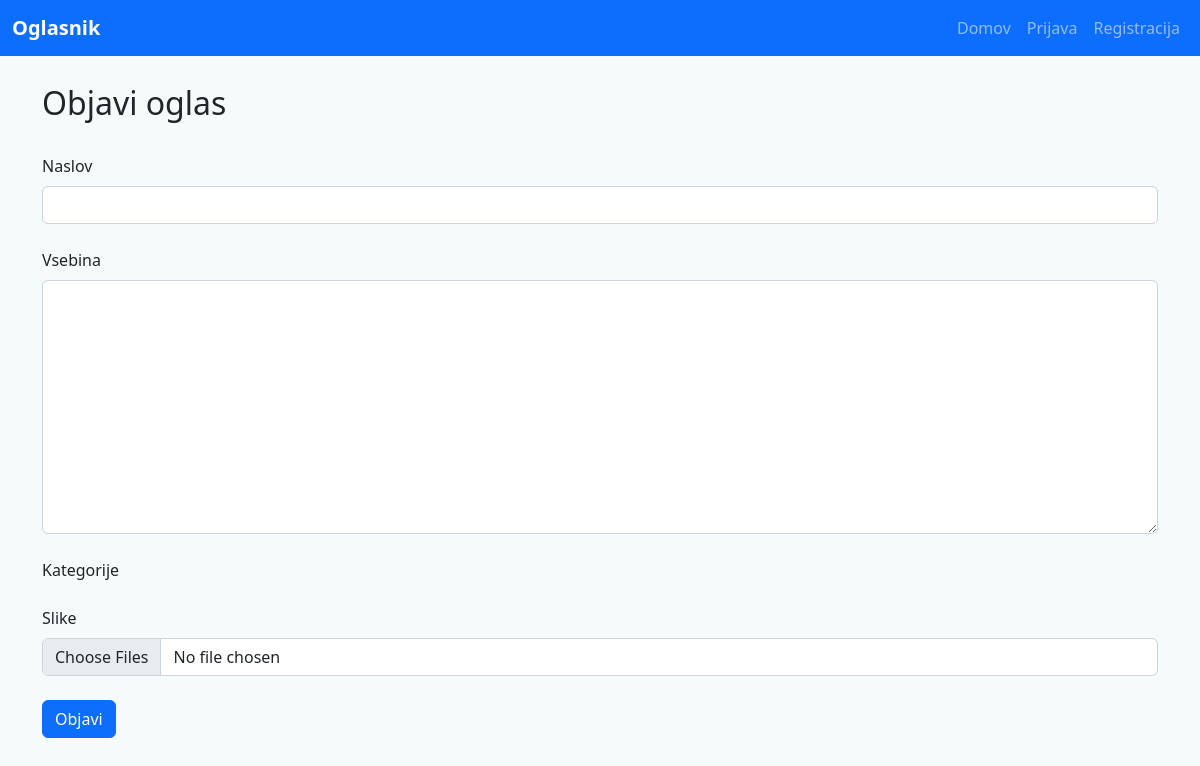
The page /php/publish.php on the database as committed earlier.
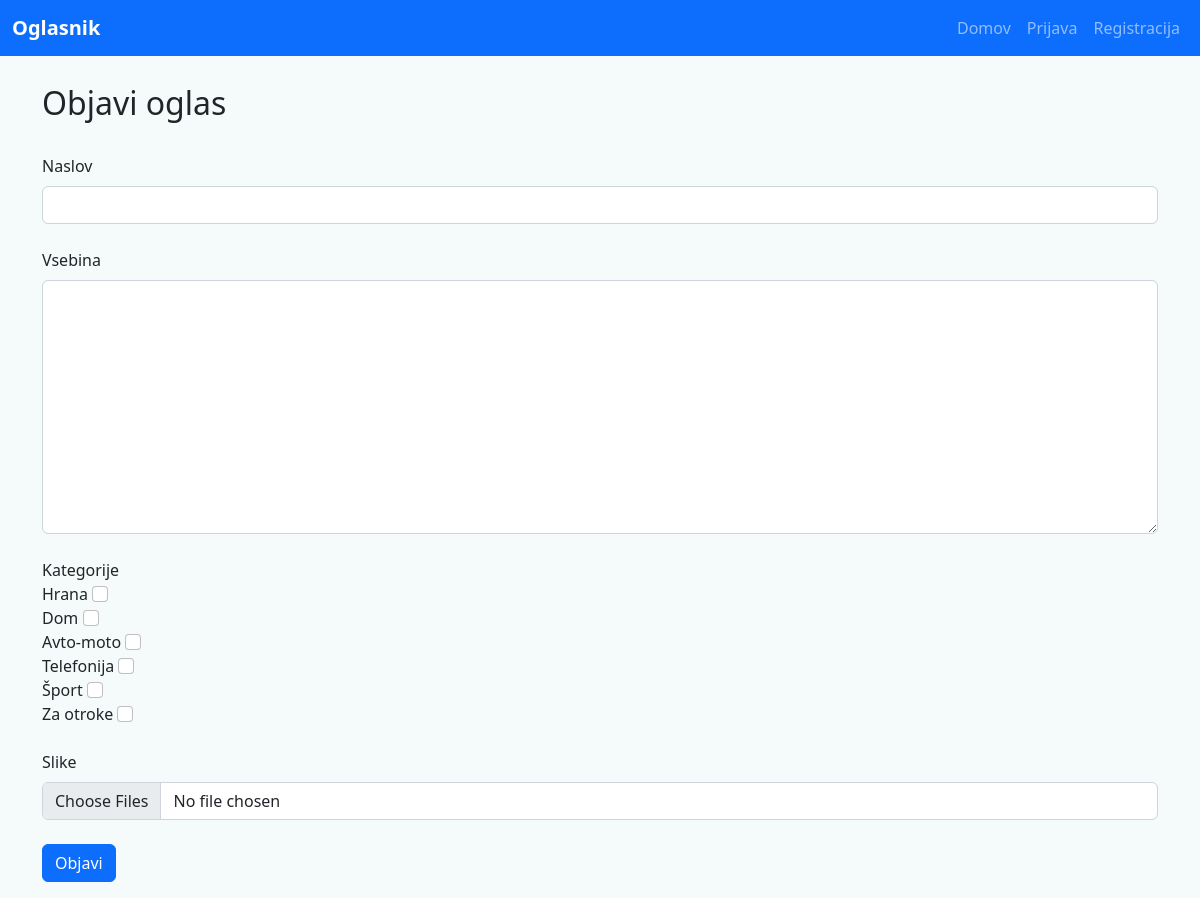
The same page on the database as committed later.
### tables this page shows
CREATE TABLE IF NOT EXISTS `categories` (
    `id` INT(11) NOT NULL AUTO_INCREMENT,
    `title` TEXT NOT NULL,
    PRIMARY KEY (`id`)
);

### php/get_categories.php (called while the page is built)
<?php
function get_categories() {
    global $conn;
    $query = "SELECT * FROM categories;";
    $res = $conn->query($query);
    $categories = array();
    while ($cat = $res->fetch_object()) {
        $categories[] = $cat;
    }
    return $categories;
}
?>

### php/publish.php (the view, shortened to what this page needs)
<?php
include_once('header.php');
include_once('get_categories.php');
$categories = get_categories();
?>
    <div class="container my-1">
        <br/> <h2>Objavi oglas</h2> <br/>
        <form action="publish.php" method="POST" enctype="multipart/form-data">
            <div class="form-group"><label class="form-label" for="title">Naslov</label><input type="text" class="form-control" id="title" name="title" required /></div> <br/>
            <div class="form-group"><label class="form-label" for="description">Vsebina</label><textarea id="description" class="form-control" name="description" rows="10" cols="50" required></textarea></div> <br/>
            <div class="form-group">
                <label class="form-check-label">Kategorije</label> <br/>
                <?php foreach ($categories as $cat) { ?>
                    <label class="form-check-label" for="category_<?php echo $cat->id;?>"><?php echo $cat->title;?></label>
                    <input type="checkbox" class="form-check-input" id="category_<?php echo $cat->id;?>" name="categories[]" value="<?php echo $cat->id;?>" > <br/>
                <?php } ?>
            </div> <br/>
            <div class="form-group"><label class="form-label" for="image">Slike</label><br/><input type="file" class="form-control" id="image formFile" name="images[]" accept="image/png,image/jpeg" multiple required /></div> <br/>
            <input class="btn btn-primary" type="submit" name="submit" value="Objavi" /> <br/>
        </form>
    </div>
<?php
include_once('footer.php');
?>

### php/header.php (shortened to what this page needs)
<html lang="sl">
<head>
    <link href="https://cdn.jsdelivr.net/npm/bootstrap@5.2.3/dist/css/bootstrap.min.css" rel="stylesheet">
</head>
<body style="background-color: #F5FAFA">
    <nav class="navbar navbar-expand-lg navbar-dark bg-primary">
        <div class="container-fluid">
            <a class="navbar-brand"><b>Oglasnik</b></a>
            <div class="collapse navbar-collapse" id="navbarNav">
                <ul class="navbar-nav ms-auto flex-nowrap">
                    <li class="nav-item"><a class="nav-link" href="index.php">Domov</a></li>
                    <?php if (isset($_SESSION["USER_ID"])) { ?>
                        <li class="nav-item"><a class="nav-link" href="my_ads.php">Moji oglasi</a></li>
                        <li class="nav-item"><a class="nav-link" href="publish.php">Objavi oglas</a></li>
                        <?php if (isset($_SESSION["ADMIN"]) && $_SESSION["ADMIN"]) { ?>
                            <li class="nav-item"><a class="nav-link" href="admin/index.php">Administracija</a></li>
                        <?php } ?>
                        <li class="nav-item"><a class="nav-link" href="logout.php">Odjava</a></li>
                    <?php } else { ?>
                        <li class="nav-item"><a class="nav-link" href="login.php">Prijava</a></li>
                        <li class="nav-item"><a class="nav-link" href="register.php">Registracija</a></li>
                    <?php } ?>
                </ul>
            </div>
        </div>
    </nav>

Rows that differ between the two databases and show on the page:
added categories: title "Hrana"
added categories: title "Dom"
added categories: title "Avto-moto"
added categories: title "Telefonija"
added categories: title "Šport"
added categories: title "Za otroke"
